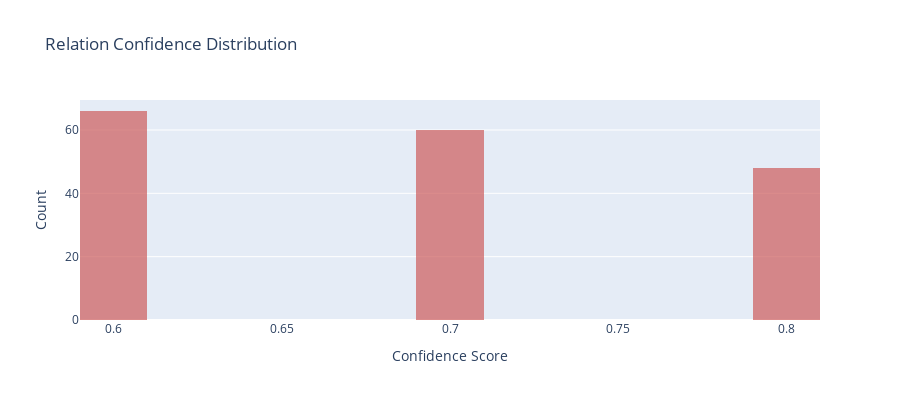

Notebook code cell kept with this figure:
### Markdown cell above
## 7. Relation Confidence Analysis

### Code cell
# Analyze confidence scores
confidences = [r.get('confidence', 0.5) for r in relations]

fig = go.Figure()
fig.add_trace(go.Histogram(
    x=confidences,
    nbinsx=20,
    marker_color='indianred',
    opacity=0.7
))

fig.update_layout(
    title="Relation Confidence Distribution",
    xaxis_title="Confidence Score",
    yaxis_title="Count",
    height=400
)
fig.show()

print(f"\n📊 Confidence Statistics:")
print(f"   Mean: {sum(confidences)/len(confidences):.3f}")
print(f"   Min:  {min(confidences):.3f}")
print(f"   Max:  {max(confidences):.3f}")
print(f"   High confidence (≥0.8): {sum(1 for c in confidences if c >= 0.8)} relations")

### Figure 1 — Plotly figure (JSON) as saved in the notebook; plotly's stock layout.template omitted (floating-point values rounded to 4 significant figures; data arrays with more than 128 entries replaced by an {"elided": "..."} marker saying what was removed)
{"data": [{"marker": {"color": "indianred"}, "nbinsx": 20, "opacity": 0.7, "type": "histogram", "x": {"elided": "174 float values"}}], "layout": {"height": 400, "title": {"text": "Relation Confidence Distribution"}, "xaxis": {"title": {"text": "Confidence Score"}}, "yaxis": {"title": {"text": "Count"}}}}
